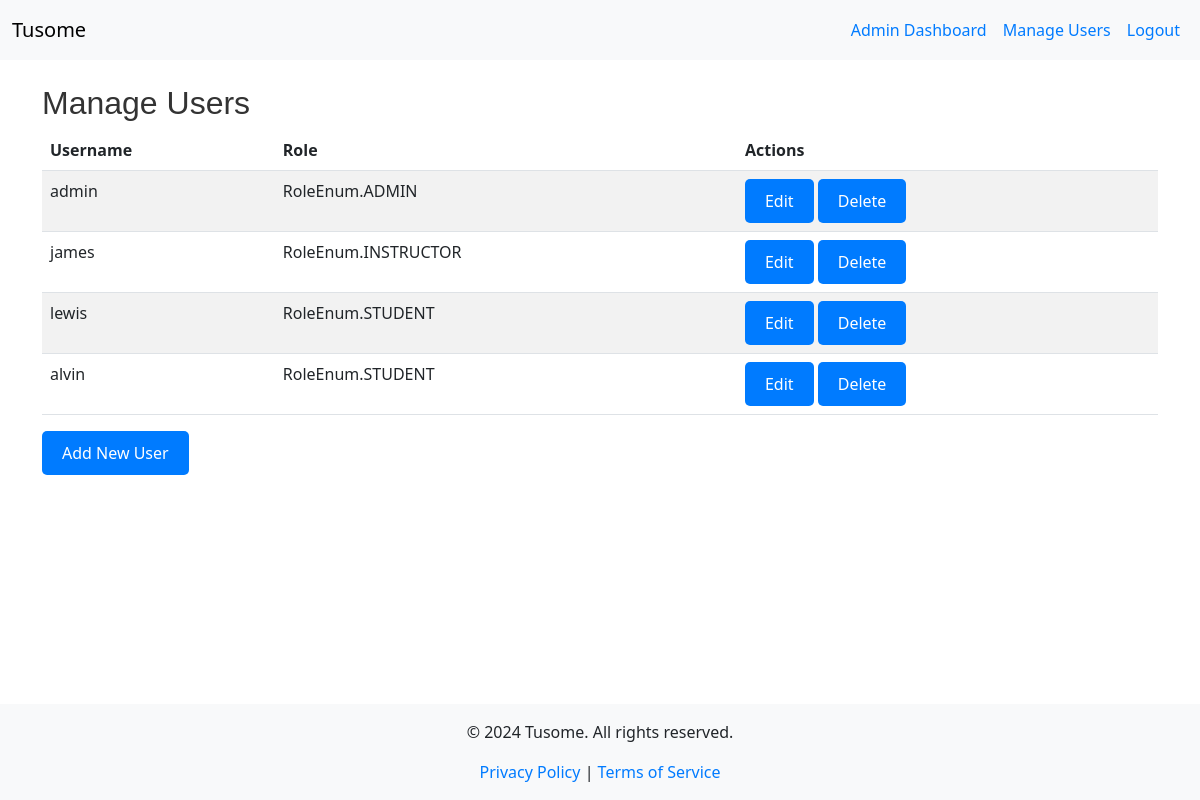
Screenshot of /admin/manage_users (signed in) with the database file from the repository.
### models.py (models this page shows, shortened)
class User(UserMixin, db.Model):
    id = db.Column(db.Integer, primary_key=True)
    username = db.Column(db.String(150), unique=True, nullable=False)
    password = db.Column(db.String(150), nullable=False)
    role = db.Column(db.Enum(RoleEnum), nullable=False)  # Using Enum for roles
    instructor = db.relationship('Instructor', back_populates='user', uselist=False)
    student = db.relationship('Student', back_populates='user', uselist=False)

### app.py (the view)
@app.route('/admin/manage_users')
@role_required(RoleEnum.ADMIN)
def manage_users():
    users = User.query.all()
    return render_template('manage_users.html', users=users)

### app.py (called while the page is built)
@app.context_processor
def inject_current_year():
    return {'current_year': datetime.utcnow().year}

@login_manager.user_loader
def load_user(user_id):
    return User.query.get(int(user_id))

@app.context_processor
def inject_roleenum():
    return dict(RoleEnum=RoleEnum)

def role_required(role):
    def decorator(f):
        @wraps(f)
        @login_required  # Ensure the user is logged in
        def decorated_function(*args, **kwargs):
            if current_user.role != role:
                flash('Access denied.', 'danger')
                return redirect(url_for('index'))
            return f(*args, **kwargs)
        return decorated_function
    return decorator

### templates/manage_users.html (shortened to what this page needs)
{% extends "base.html" %}
{% block content %}
<h2>Manage Users</h2>
<table class="table table-striped">
    <thead>
        <tr>
            <th>Username</th>
            <th>Role</th>
            <th>Actions</th>
        </tr>
    </thead>
    <tbody>
        {% for user in users %}
        <tr>
            <td>{{ user.username }}</td>
            <td>{{ user.role }}</td>
            <td>
                <a href="{{ url_for('edit_user', user_id=user.id) }}" class="btn btn-warning">Edit</a>
                <form method="POST" action="{{ url_for('delete_user', user_id=user.id) }}" style="display:inline;">
                    <button type="submit" class="btn btn-danger" onclick="return confirm('Are you sure you want to delete this user?');">Delete</button>
                </form>
            </td>
        </tr>
        {% else %}
        <tr>
            <td colspan="3">No users available.</td>
        </tr>
        {% endfor %}
    </tbody>
</table>
<a href="{{ url_for('register') }}" class="btn btn-primary">Add New User</a>
{% endblock %}

### static/css/style.css (style rules this page uses)
.btn { padding: 10px 20px; border: none; border-radius: 5px; color: white; background-color: #007BFF; text-decoration: none; display: inline-block; transition: background-color 0.3s; }
h1, h2, h3 { color: #333; font-family: 'Arial', sans-serif; }
a { color: #007BFF; text-decoration: none; }
.btn-primary { background-color: #007BFF; border-color: #007BFF; }
html, body { height: 100%; margin: 0; }
body { display: flex; flex-direction: column; }

### templates/base.html (style rules this page uses)
html, body { height: 100%; margin: 0; }
body { display: flex; flex-direction: column; }

### rows the page displays
User: username "admin", role "RoleEnum.ADMIN"
User: username "james", role "RoleEnum.INSTRUCTOR"
User: username "lewis", role "RoleEnum.STUDENT"
User: username "alvin", role "RoleEnum.STUDENT"
